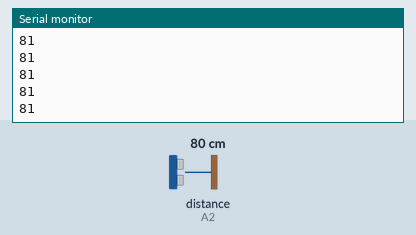
Simulated run of this sketch. Board: Arduino Uno, built with avr-gcc and run on an emulated ATmega328P. On the bench: the last lines printed to the serial monitor. Wiring (inferred from the names in the program): ultrasonic range finder: trigger A3; echo A2. The test bench sets the inputs (shaded band); at power-on: distance to the obstacle (sensor on A2) 80 cm. The echo pulse lasts 58.3 µs per cm.

Above: at 1.2 s.
1.3 s: distance to the obstacle (sensor on A2) set to 120 cm
At 2.2 s:
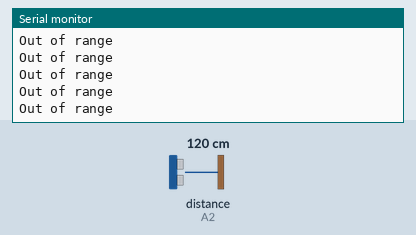
3.2 s: distance to the obstacle (sensor on A2) set to 2 cm
At 4.1 s:
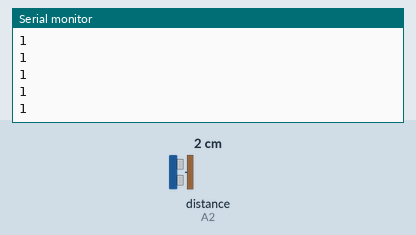
4.7 s: distance to the obstacle (sensor on A2) set to 250 cm
At 5.4 s:
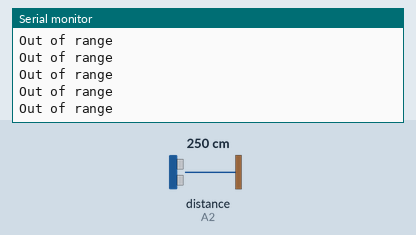

Measured:
- after the input at 1.3 s, the serial monitor: prints a new line at once (image 1)
- after the input at 3.2 s, the serial monitor: prints a new line after 0.08 s (image 2)

The sketch:

_01b-pulseIn.ino
```cpp
#define TRIGGER_PIN  A3  // Arduino pin tied to trigger pin on the ultrasonic sensor.
#define ECHO_PIN     A2  // Arduino pin tied to echo pin on the ultrasonic sensor.

void setup() {
   pinMode(TRIGGER_PIN, OUTPUT);
   pinMode(ECHO_PIN, INPUT);
   Serial.begin(9600);
}

void loop() {
   unsigned long duration;
   int distance;

  digitalWrite(TRIGGER_PIN, HIGH);
  delay(1);
  digitalWrite(TRIGGER_PIN, LOW);

  duration = pulseIn(ECHO_PIN, HIGH, 5700);  // Timeout if distance > 100 cm

  distance = duration / 57;  // Divide by round-trip microseconds per cm to get cm

  if (distance >= 200 || distance <= 0)
    Serial.println("Out of range");
  else
  Serial.println(distance);
}
```
